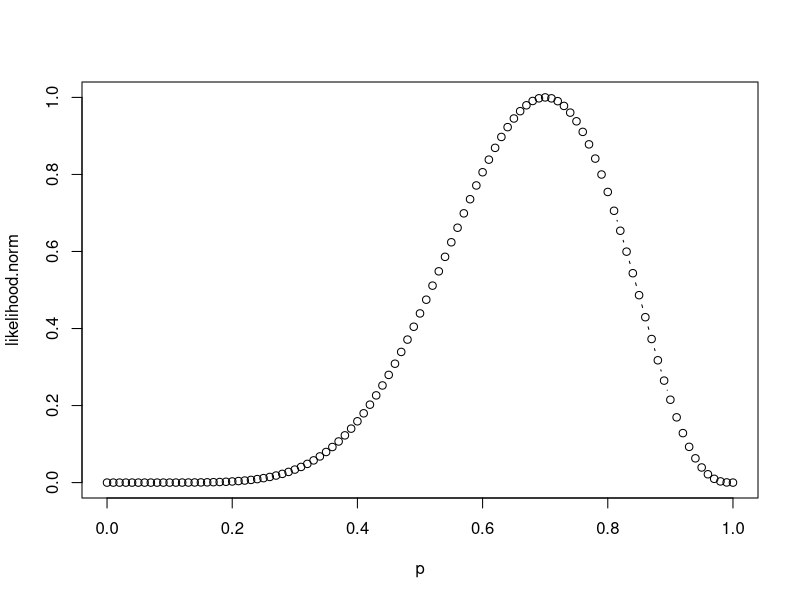
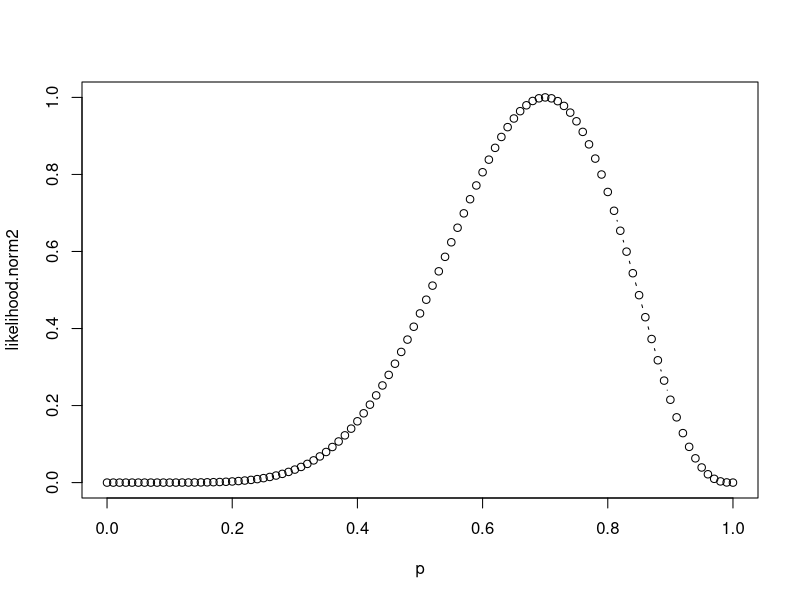
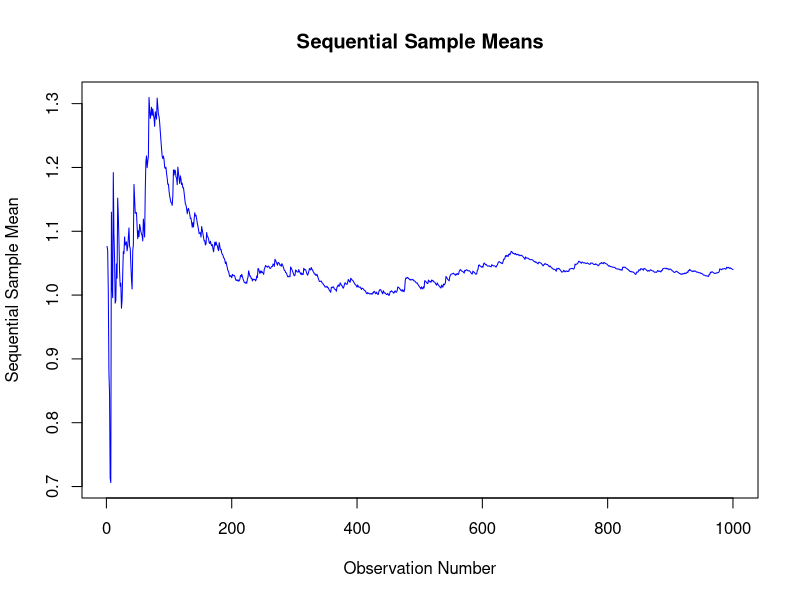
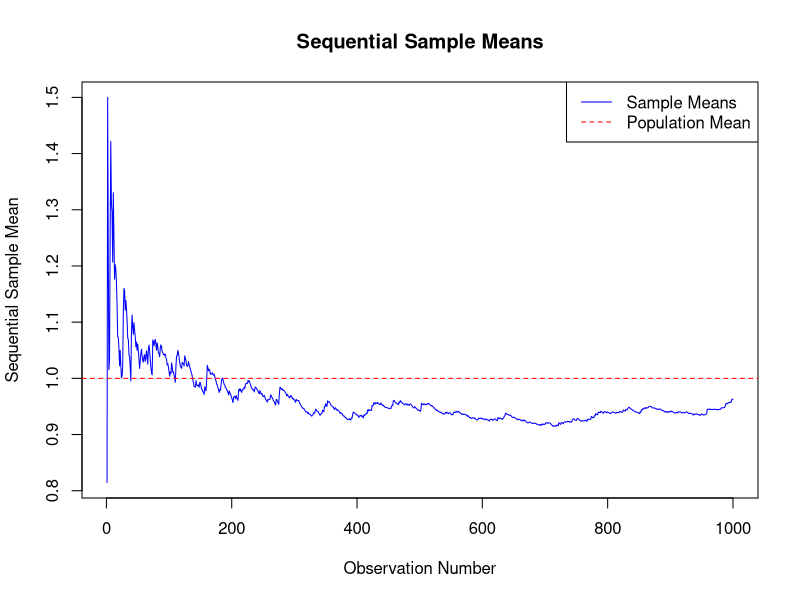
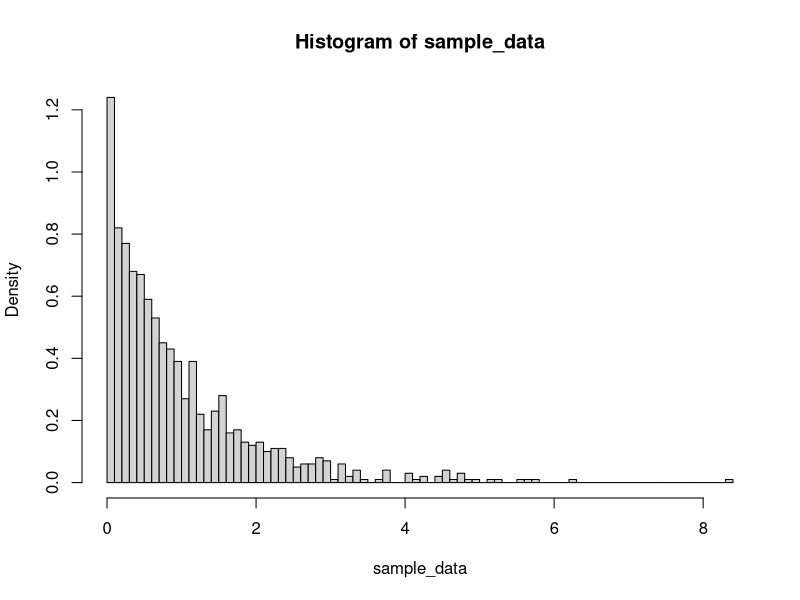
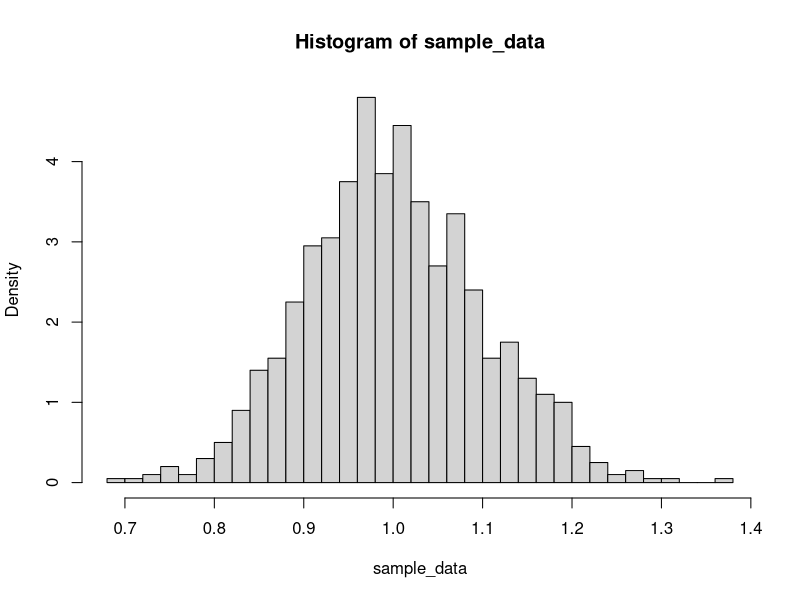
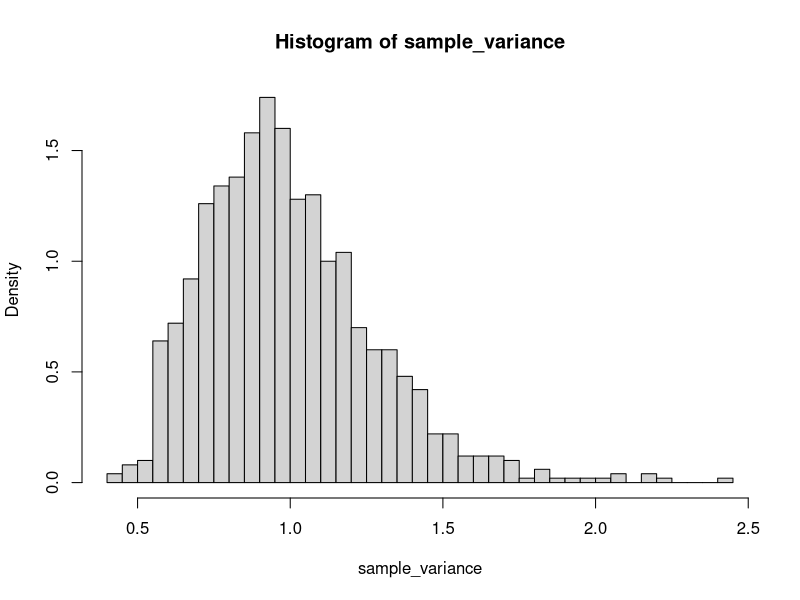
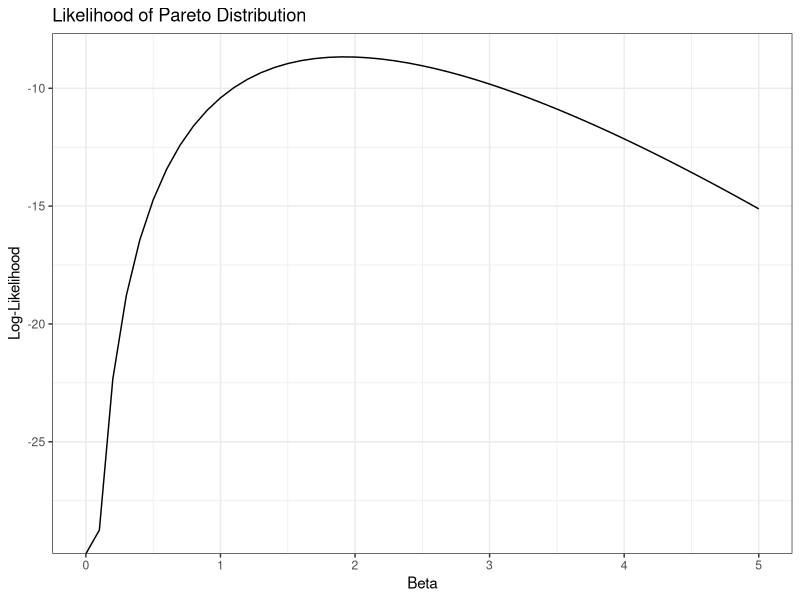

Recreate these plots in R, in order.
## ---- chunk 1
knitr::opts_chunk$set(echo = TRUE)
## ---- chunk 2
p <- seq(0,1,by=0.01)
likelihood <- choose(10,7)*p^7*(1-p)^3
likelihood.norm <- likelihood/max(likelihood) 
plot( p, likelihood.norm, type = "b"  )

choose(10,7)*0.5^10 + choose(10,8)*0.5^10 + choose(10,9)*0.5^10 + choose(10,10)*0.5^10

p <- seq(0,1,by=0.01)
likelihood_2 <- choose(9,2)*(1-p)^3*p^7
likelihood.norm2 <- likelihood_2/max(likelihood_2) 
plot( p, likelihood.norm2, type = "b"  )

1- ( 0.5^3 + choose(3,2)*0.5^4 + choose(4,2)*0.5^5 + choose(5,2)*0.5^6 + choose(6,2)*0.5^7 + choose(7,2)*0.5^8 + choose(8,2)*0.5^9 )

## ---- chunk 3
#a. 5/6
pnorm(5/6)

#b. What DBP represents the 90th, 95th and 97.5th percentiles of normal distribution
qnorm(0.90)
12*qnorm(0.90) + 80
qnorm(0.95)
12*qnorm(0.95) + 80
qnorm(0.975)
12*qnorm(0.975) + 80

# c. 
pnorm(1, lower.tail = FALSE)
pnorm(2, lower.tail = FALSE)
pnorm(3, lower.tail = FALSE)

# d Suppose that 10 people are sampled from this population. What’s the probability that 50% (5) of them have a SBP larger than 140?
pnorm(20/11)
pnorm(20/11, lower.tail = FALSE)

choose(10,5)*(pnorm(20/11))^5 * (1-pnorm(20/11))^5
choose(10,5)*0.9655^5 * 0.0345^5
252 * 0.8389989 * 0.0345^5

choose(1000,500)*0.9655^500 * 0.0345^500


# f 
0.0345* (1-0.7976)

# g
(81.3-80)/12*sqrt(200)
pnorm(1.532065)

(81.3-120)/11*sqrt(200)
pnorm((81.3-120)/11*sqrt(200))

## ---- chunk 4
rexp(1000, 1)
mean(rexp(1000, 1))
var(rexp(1000, 1))

# x <- seq(0,5,length = 1000)
# y <- mean(rexp(1000,1))
# n <- 1000
## ---- chunk 5
# example
# x1=rbinom(100,1,0.5)
# x2=rbinom(100,1,0.5)
# x3=rbinom(100,1,0.5)
# xbar1=cumsum(x1)/(1:100)
# xbar2=cumsum(x2)/(1:100)
# xbar3=cumsum(x3)/(1:100)
# plot(xbar1)

set.seed(19990318)
sample_size <- 1000
sample_data <- rexp(sample_size, 1)
sequence_mean <- cumsum(sample_data)/(1:1000)
plot(1:sample_size, sequence_mean, type = "l", col = "blue",
     xlab = "Observation Number", ylab = "Sequential Sample Mean",
     main = "Sequential Sample Means")


## Same like above
sample_size <- 1000
sample_data <- rexp(sample_size, 1)

# Initialize a vector to store sample means
sample_means <- sequence( 1000 ,0, 0)
sequential_means <- numeric(sample_size)
total <- 0
# Calculate the sequential sample means
for (i in 1:1000) {
  total <- total + sample_data[i]
  sample_means[i] <- total / i
  sequential_means[i] <- sample_means[i]
}
# Create a plot of sequential sample means by observation number
plot(1:sample_size, sequential_means, type = "l", col = "blue",
     xlab = "Observation Number", ylab = "Sequential Sample Mean",
     main = "Sequential Sample Means")

# Add a horizontal line at the population mean for reference
abline(h = 1, col = "red", lty = 2)

# Add a legend
legend("topright", legend = c("Sample Means", "Population Mean"),
       col = c("blue", "red"), lty = c(1, 2))

## ---- chunk 6
hist(sample_data, prob = T, breaks = 100)
# hist(sequence_mean, prob = T, breaks = 100)
## ---- chunk 7
sample_data <- numeric(1000)

for (i in 1:1000) {
  sample_data[i] = mean(rexp(100,1))
}

mean <- mean(sample_data)
variance <- var(sample_data)

# plot(1:1000, mean)
hist( sample_data, prob = T, breaks = 35 )
## ---- chunk 8
sample_variance <- numeric(1000)

for (i in 1:1000) {
  sample_variance[i] = var(rexp(100,1))
}

mean <- mean(sample_variance)
variance <- var(sample_variance)

# plot(1:1000, mean)
hist( sample_variance, prob = T, breaks = 35 )
## ---- chunk 9
library(ggplot2)
beta <- seq(0, 5, by = 0.1)
data <- c(2.0, 1.5, 1.0, 1.2, 1.3, 4.4, 1.0, 4.9, 1.5, 1.2) # observed values
# likelihood <- beta^10 / ( cumprod(data)[10]^(beta+1)) 
# likelihood.norm <- likelihood/max(likelihood) # easier to interpret
log_likelihood <- 10*log(beta) - (beta + 1)*log(cumprod(data)[10])
ggplot(data.frame(beta, log_likelihood), aes(x = beta, y = log_likelihood)) +
  geom_line() + 
  labs(title = "Likelihood of Pareto Distribution", x = "Beta", y = "Log-Likelihood") + 
  theme_bw()

# Identify reference lines
# r8 <- beta[range(which(likelihood.norm > 1/8))] 
# r16 <- beta[range(which(likelihood.norm > 1/16))]

#   geom_vline(xintercept = r8, color = 'red', linetype = 'dashed')+
#   geom_vline(xintercept = r16, color = 'blue', linetype = 'dashed') +


